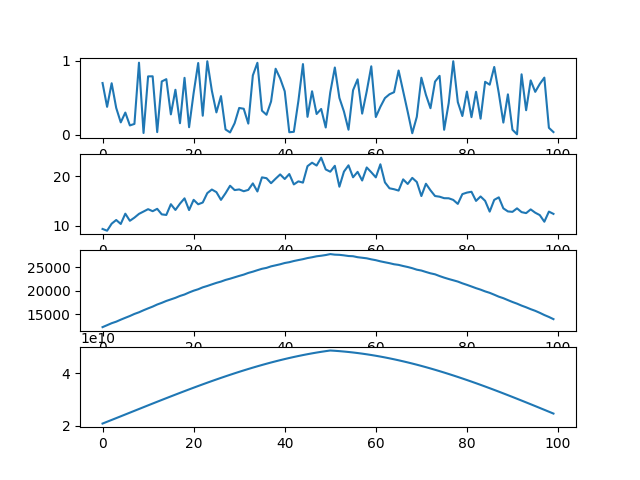

Generate this figure with Python:
import numpy as np
import matplotlib.pyplot as plt
from matplotlib.backends.backend_pdf import PdfPages

pdf = []
pdfDoc = PdfPages('p01.pdf')

x = np.random.random(100)

fig, axs = plt.subplots(4)

axs[0].plot(x)

def multiply(x):
    return np.convolve(x,x, mode='same')

axs[1].plot(multiply(x))
axs[2].plot(multiply(multiply(x)))
axs[3].plot(multiply(multiply(multiply(x))))

pdf.append(fig)
fig.savefig("p01.png")

# Se produce un semnal asemanator cu o distributie gaussiana

for page in pdf:
    pdfDoc.savefig(page)
pdfDoc.close()